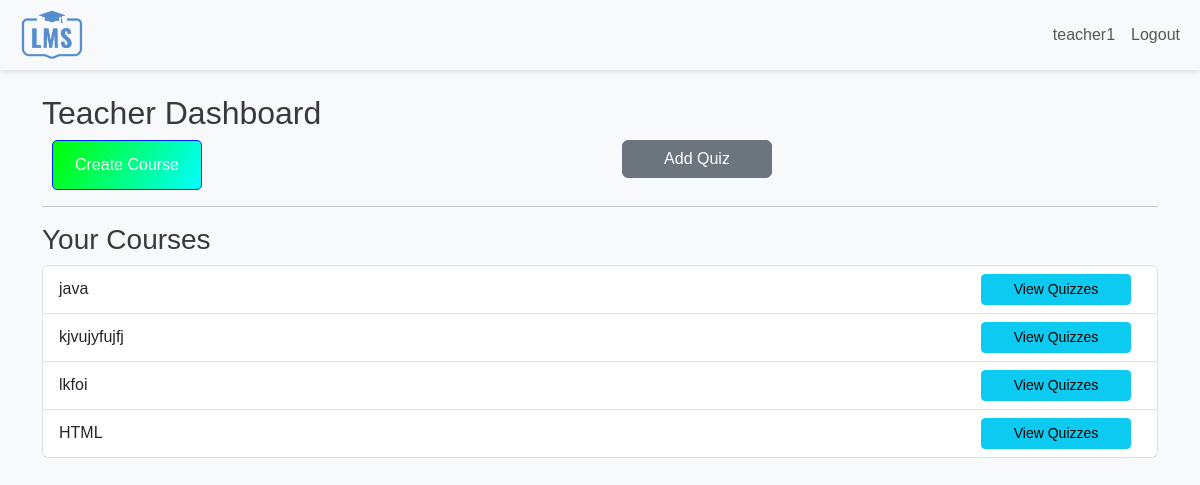
Screenshot of /teacher/dashboard/ (signed in) with the database file from the repository.
### main/models.py (models this page shows, shortened)
class Course(models.Model):
    title = models.CharField(max_length=200)
    description = models.TextField()
    teacher = models.ForeignKey(User, on_delete=models.CASCADE, related_name='courses')

### main/views.py (the view)
# urls.py: path('teacher/dashboard/', views.teacher_dashboard, name='teacher_dashboard'),
@login_required
def teacher_dashboard(request):
    if request.user.profile.user_type != 'teacher':
        messages.error(request, 'Access denied.')
        return redirect('home')
    courses = Course.objects.filter(teacher=request.user)
    return render(request, 'teacher_dashboard.html', {'courses': courses})

### templates/teacher_dashboard.html (shortened to what this page needs)
{% extends 'base.html' %}
{% block content %}
<h2>Teacher Dashboard</h2>
<div class="row">
    <div class="col-md-6">
        <a href="{% url 'create_course' %}" class="btn btn-primary">Create Course</a>
    </div>
    <div class="col-md-6">
        <a href="{% url 'add_quiz' %}" class="btn btn-secondary">Add Quiz</a>
    </div>
</div>
<hr>
<h3>Your Courses</h3>
<ul class="list-group">
    {% for course in courses %}
        <li class="list-group-item d-flex justify-content-between align-items-center">
            {{ course.title }}
            <span>
                <a href="{% url 'view_quizzes' course.id %}" class="btn btn-sm btn-info">View Quizzes</a>
            </span>
        </li>
    {% empty %}
        <li class="list-group-item">No courses available.</li>
    {% endfor %}
</ul>
{% endblock %}

### templates/base.html (shortened to what this page needs)
{% load static %}
<!DOCTYPE html>
<html lang="en">
<head>
    <link href="https://cdn.jsdelivr.net/npm/bootstrap@5.3.0/dist/css/bootstrap.min.css" rel="stylesheet">
    <link rel="stylesheet" href="{% static 'css/style.css' %}">
</head>
<body>
    <nav class="navbar navbar-expand-lg navbar-light bg-light">
        <div class="container-fluid ">
            <a class="navbar-brand" href="{% url 'home' %}"><img class="nav-logo" src="{%static 'images/image.png'%}" alt="LMS"></a>
            <div class="collapse navbar-collapse" id="navbarNav">
                <ul class="navbar-nav ms-auto">
                    {% if user.is_authenticated %}
                        <li class="nav-item">
                            <a class="nav-link" href="#">{{ user.username }}</a>
                        </li>
                        <li class="nav-item">
                            <a class="nav-link" href="{% url 'logout' %}">Logout</a>
                        </li>
                    {% endif %}
                </ul>
            </div>
        </div>
    </nav>
    <div class="container mt-4">
        {% block content %}
        {% endblock %}
    </div>
</body>
</html>

### static/css/style.css (style rules this page uses)
body { padding-top: 70px; background-image: url(https://img.freepik.com/free-photo/cool-geometric-triangular-figure-neon-laser-light-great-backgrounds-wallpapers_181624-9331.jpg?t=st=1736357613~exp=1736361213~hmac=1e069f5beca60b3e6b1e5acc1c03f2c80bb76b00d4080a6b9e4f8b3506f790d5&w=1380); background-repeat: no-repeat; background-size: cover; background-position: center; height: 100vh; }
.navbar-brand { font-weight: bold; width: fit-content; text-align: center; border: 2px solid transparent; border-radius: 5px; padding: 0; padding-left: 7px; padding-right: 7px; transition: 0.3s; }
.nav-logo { height: 50px; }
body { font-family: 'Arial', sans-serif; background-color: #f8f9fa; color: #343a40; margin: 0; padding: 0; }
.navbar { box-shadow: 0 2px 5px rgba(0, 0, 0, 0.1); }
.btn-primary { background: linear-gradient(120deg,lime,aqua); border-radius: 5px; border-color: #0022ff; transition: all 0.3s ease; }
.container .btn { width: 150px; margin: 0 10px; }
.container { margin-top: 50px; }
.btn-primary { font-size: 1rem; padding: 0.75rem; }

### rows the page displays
Course: title "java"
Course: title "kjvujyfujfj"
Course: title "lkfoi"
Course: title "HTML"

### other values shown
{{ user.username }} "teacher1"
